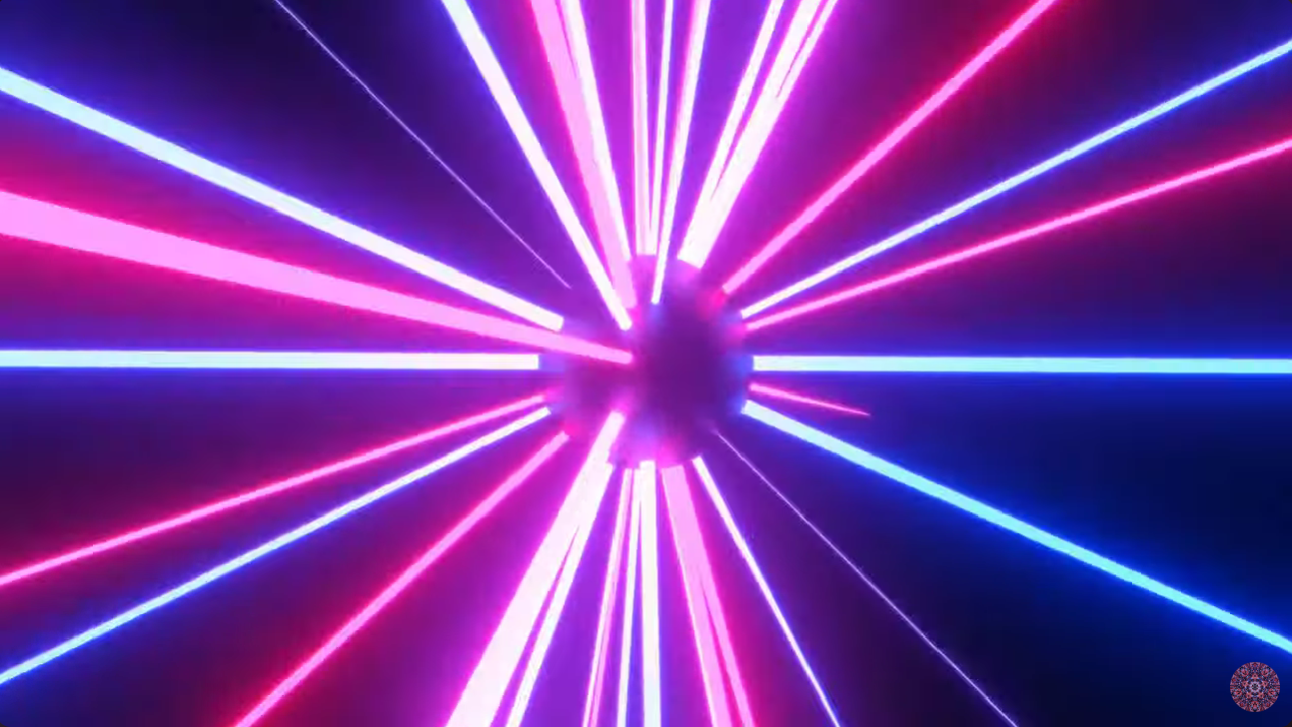
#> input picture P04 Umbrales/Aproximacion de Valle Global/Original/imagen a color.png, 1292 x 727 px, found by its file name
$ python Original_Aproximacion_de_Valle_Global.py
#> lines starting #> are read from the running program, lines starting #| are printed output that depends on the picture; after the words box and inside, x2 and y2 are one past the last pixel; in counts of white or black regions, pixels touching at a corner belong together; long printed decimals are rounded
import cv2
import numpy as np
import matplotlib.pyplot as plt
from skimage import io

def calcular_histograma(imagen):
    # Calcula el histograma de la imagen en escala de grises
    histograma, _ = np.histogram(imagen.ravel(), bins=256, range=(0, 256))
    return histograma

def calcular_grupo_varianza(histograma, total_pixeles):
    # Cálculo de varianza entre los grupos
    suma_total = np.sum([i * histograma[i] for i in range(256)])
    suma_b = 0
    w_b = 0
    varianza_max = 0
    mejor_umbral = 0

    for umbral in range(256):
        w_b += histograma[umbral]
        w_f = total_pixeles - w_b
        if w_b == 0 or w_f == 0:
            continue

        suma_b += umbral * histograma[umbral]
        m_b = suma_b / w_b if w_b != 0 else 0
        m_f = (suma_total - suma_b) / w_f if w_f != 0 else 0

        varianza_entre_clases = w_b * w_f * (m_b - m_f) ** 2

        if varianza_entre_clases > varianza_max:
            varianza_max = varianza_entre_clases
            mejor_umbral = umbral

    return mejor_umbral

def calcular_desviacion_estandar(imagen):
    # Cálculo de la desviación estándar
    return np.std(imagen)

def encontrar_picos(histograma):
    # Encontrar picos en el histograma (máximos locales)
    picos = []
    for i in range(1, len(histograma) - 1):
        if histograma[i] > histograma[i - 1] and histograma[i] > histograma[i + 1]:
            picos.append(i)
    return picos

def calcular_valle_global(imagen):
    # Obtener el histograma
    histograma = calcular_histograma(imagen)
    total_pixeles = imagen.size

    # Calcular el umbral utilizando grupo varianza
    mejor_umbral = calcular_grupo_varianza(histograma, total_pixeles)

    # Calcular la desviación estándar
    desviacion_estandar = calcular_desviacion_estandar(imagen)

    # Encontrar los picos del histograma
    picos = encontrar_picos(histograma)

    return mejor_umbral, desviacion_estandar, picos

def aplicar_umbral(imagen, umbral):
    # Binarización con el umbral calculado
    _, imagen_umbralizada = cv2.threshold(imagen, umbral, 255, cv2.THRESH_BINARY)
    return imagen_umbralizada

# Cargar la imagen y convertirla a escala de grises
ruta_imagen = 'imagen a Color.png'
imagen = io.imread(ruta_imagen, as_gray=True)
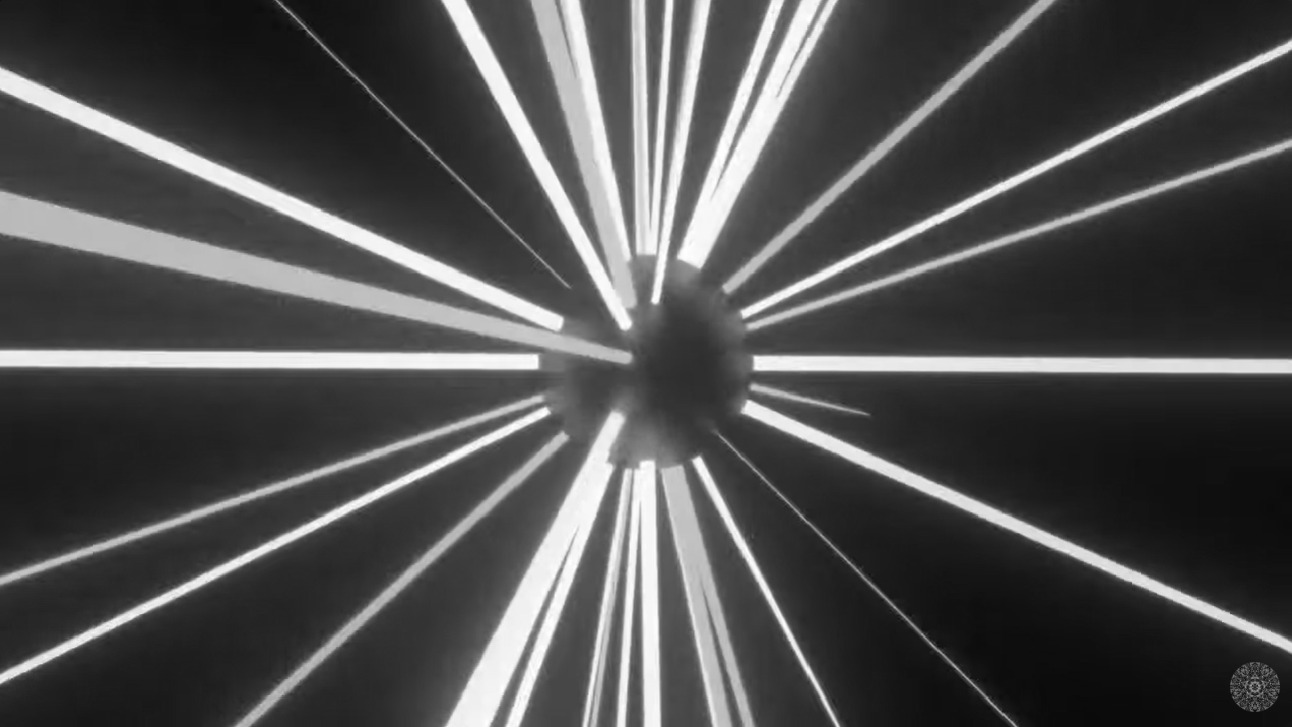
#> imagen: shape (727, 1292) float64; min 0.0424, max 1, mean 0.309
imagen = (imagen * 255).astype(np.uint8)  # Normalizar la imagen a valores de 0 a 255

# Calcular el umbral, desviación estándar y los picos
mejor_umbral, desviacion_estandar, picos = calcular_valle_global(imagen)
#> in calcular_histograma, `histograma, _ = np.histogram(imagen.ravel(), bins=256, range=(0, 256))`: histograma = 256 values, max 14316 at index 30, min 0 at index 0, mean 3669.1
#> in calcular_grupo_varianza, `suma_total = np.sum([i * histograma[i] for i in range(256)])`: suma_total = 73616954
#> the loop in calcular_grupo_varianza, `for umbral in range(256):` made 256 passes
#> (w_b, w_f, suma_b, m_b, m_f, varianza_max) on passes 11 to 22: (344, 938940, 3440, 10, 78.4, 1.51e+12), (3205, 936079, 34911, 10.89, 78.61, 1.38e+13), (6539, 932745, 74919, 11.46, 78.84, 2.77e+13), (10591, 928693, 127595, 12.05, 79.13, 4.43e+13), (18368, 920916, 236473, 12.87, 79.68, 7.55e+13), (24440, 914844, 327553, 13.4, 80.11, 9.95e+13), (32996, 906288, 464449, 14.08, 80.72, 1.33e+14), (41005, 898279, 600602, 14.65, 81.28, 1.64e+14), (48233, 891051, 730706, 15.15, 81.8, 1.91e+14), (56693, 882591, 891446, 15.72, 82.4, 2.22e+14), (64563, 874721, 1048846, 16.25, 82.96, 2.51e+14), (71853, 867431, 1201936, 16.73, 83.48, 2.78e+14)
#> (w_b, w_f) on passes 1 to 6: (0, 939284), (0, 939284), (0, 939284), (0, 939284), (0, 939284), (0, 939284)
#> after the loop in calcular_grupo_varianza, `for umbral in range(256):`: mejor_umbral = 128; suma_b = 73610579; varianza_max = 3.17e+15; w_b = 939284
#> in calcular_valle_global, `mejor_umbral = calcular_grupo_varianza(histograma, total_pixeles)`: mejor_umbral = 128
#> in calcular_valle_global, `desviacion_estandar = calcular_desviacion_estandar(imagen)`: desviacion_estandar = 65.59
#> after the loop in encontrar_picos, `for i in range(1, len(histograma) - 1):`: picos = 59 values from 14 to 246
#> mejor_umbral = 128; desviacion_estandar = 65.59; picos = 59 values from 14 to 246

# Aplicar el umbral a la imagen
imagen_umbralizada = aplicar_umbral(imagen, mejor_umbral)
#> in aplicar_umbral, `_, imagen_umbralizada = cv2.threshold(imagen, umbral, 255, cv2.THRESH_..`:
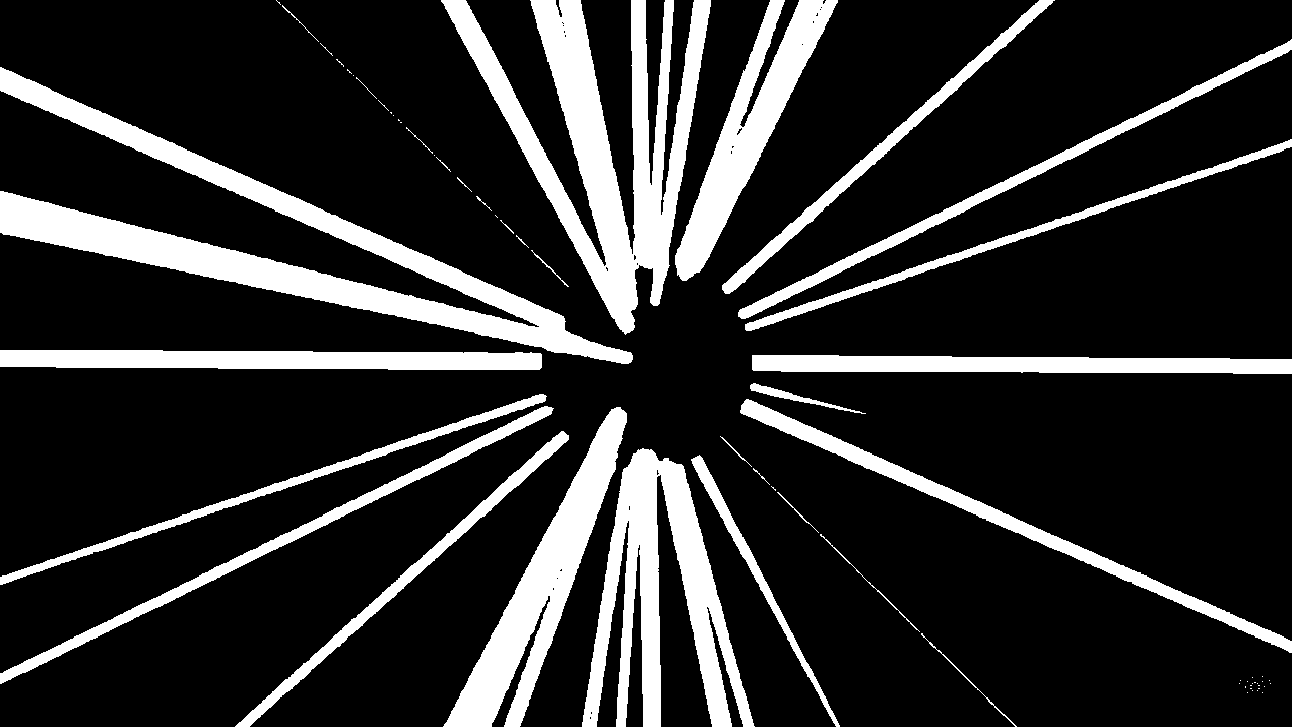
#> imagen_umbralizada: shape (727, 1292); 17.9% white; 64 white regions (34 under 20 px), largest, box (x1, y1, x2, y2) and area: (0, 67, 633, 364) 30301, (441, 0, 711, 335) 29825, (582, 448, 755, 727) 19337

# Imprimir los resultados
print(f'Mejor umbral por valle global: {mejor_umbral}')
#| Mejor umbral por valle global: 128
print(f'Desviación estándar de la imagen: {desviacion_estandar}')
#| Desviación estándar de la imagen: 65.591
print(f'Picos encontrados en el histograma: {picos}')
#> (printed output is left out)

# Guardar matriz original y procesada
np.savetxt('imagen_original.csv', imagen, delimiter=',', fmt='%d')
np.savetxt('imagen_resultante.csv', imagen_umbralizada, delimiter=',', fmt='%d')

# Guardar la imagen resultante
cv2.imwrite("imagen unbralizada.png", imagen_umbralizada)

# Mostrar la imagen original y la imagen umbralizada
plt.figure(figsize=(12, 6))

plt.subplot(1, 3, 1)
plt.imshow(imagen, cmap='gray')
plt.title('Imagen original')

plt.subplot(1, 3, 2)
plt.imshow(imagen_umbralizada, cmap='gray')
plt.title(f'Imagen umbralizada (Umbral: {mejor_umbral})')

# Mostrar el histograma de la imagen
plt.subplot(1, 3, 3)
histograma = calcular_histograma(imagen)
plt.plot(histograma, color='black')
plt.title('Histograma')
plt.xlabel('Intensidad de píxel')
plt.ylabel('Frecuencia')

plt.tight_layout()
plt.show()
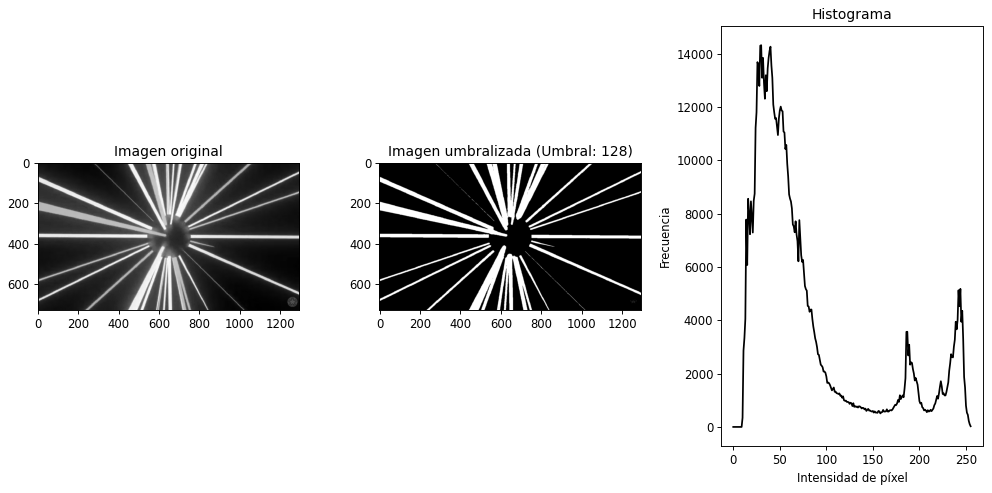
#> figure drawn by matplotlib, 3 panels; panel 3: curve peaks at x = 30, y = 14316
